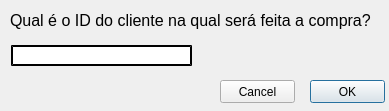
<?xml version="1.0" encoding="UTF-8"?>
<ui version="4.0">
 <class>Dialog</class>
 <widget class="QDialog" name="Dialog">
  <property name="geometry">
   <rect>
    <x>0</x>
    <y>0</y>
    <width>389</width>
    <height>111</height>
   </rect>
  </property>
  <property name="windowTitle">
   <string>ATENÇÃO</string>
  </property>
  <widget class="QLabel" name="label">
   <property name="geometry">
    <rect>
     <x>10</x>
     <y>0</y>
     <width>441</width>
     <height>41</height>
    </rect>
   </property>
   <property name="font">
    <font>
     <pointsize>12</pointsize>
    </font>
   </property>
   <property name="text">
    <string>Qual é o ID do cliente na qual será feita a compra?</string>
   </property>
  </widget>
  <widget class="QLineEdit" name="lineEdit">
   <property name="geometry">
    <rect>
     <x>11</x>
     <y>45</y>
     <width>181</width>
     <height>21</height>
    </rect>
   </property>
   <property name="styleSheet">
    <string notr="true">border-radius: 95px;
border-style: outset;
border-width: 2px;</string>
   </property>
  </widget>
  <widget class="QPushButton" name="pushButton">
   <property name="geometry">
    <rect>
     <x>310</x>
     <y>80</y>
     <width>75</width>
     <height>23</height>
    </rect>
   </property>
   <property name="text">
    <string>OK</string>
   </property>
  </widget>
  <widget class="QPushButton" name="pushButton_2">
   <property name="geometry">
    <rect>
     <x>220</x>
     <y>80</y>
     <width>75</width>
     <height>23</height>
    </rect>
   </property>
   <property name="text">
    <string>Cancel</string>
   </property>
  </widget>
 </widget>
 <resources/>
 <connections/>
</ui>
